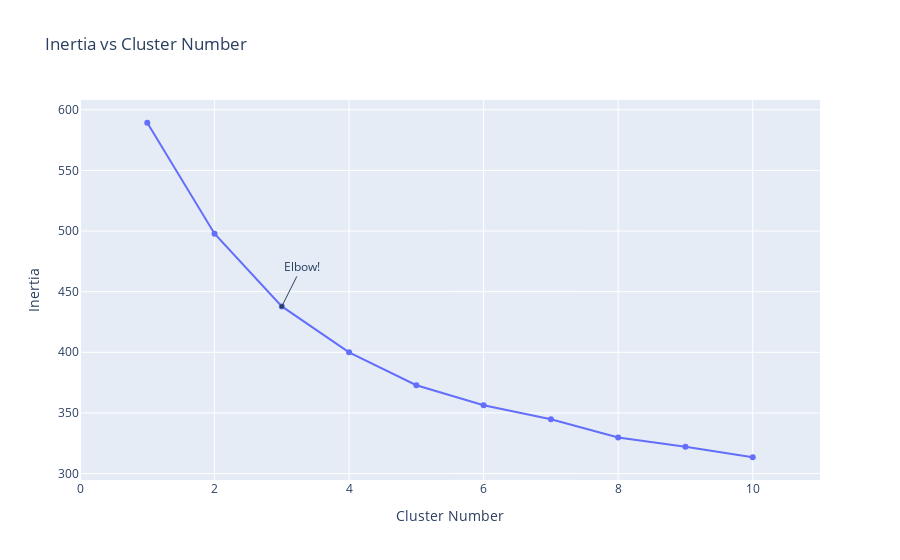

The notebook cell saved with this chart:
### Code cell
from sklearn.cluster import KMeans
from sklearn.preprocessing import MinMaxScaler
import plotly.graph_objects as go

#Plotting the graph to determine optimal number of clusters
scaler = MinMaxScaler()
scaler.fit(X)
X=scaler.transform(X) #Scaling the data
#INERTIA: Mean square distance from centroid to other points
inertia = []
#take clusters range(1,11) and fit data for every cluster value
for i in range(1,11):
    kmeans = KMeans(
        n_clusters=i, init="k-means++",
        n_init=10,
        tol=1e-04, random_state=42
    )
    kmeans.fit(X)
    inertia.append(kmeans.inertia_)
fig = go.Figure(data=go.Scatter(x=np.arange(1,11),y=inertia))
fig.update_layout(title="Inertia vs Cluster Number",xaxis=dict(range=[0,11],title="Cluster Number"),
                  yaxis={'title':'Inertia'},
                 annotations=[
        dict(
            x=3,
            y=inertia[2],
            xref="x",
            yref="y",
            text="Elbow!",
            showarrow=True,
            arrowhead=7,
            ax=20,
            ay=-40
        )
    ])

### Figure 1 — Plotly figure (JSON) as saved in the notebook; plotly's stock layout.template omitted (floating-point values rounded to 4 significant figures)
{"data": [{"type": "scatter", "x": [1, 2, 3, 4, 5, 6, 7, 8, 9, 10], "y": [589.3, 497.8, 437.9, 400.0, 372.8, 356.3, 344.8, 329.7, 322.0, 313.4]}], "layout": {"annotations": [{"arrowhead": 7, "ax": 20, "ay": -40, "showarrow": true, "text": "Elbow!", "x": 3, "xref": "x", "y": 437.9, "yref": "y"}], "title": {"text": "Inertia vs Cluster Number"}, "xaxis": {"range": [0, 11], "title": {"text": "Cluster Number"}}, "yaxis": {"title": {"text": "Inertia"}}}}
